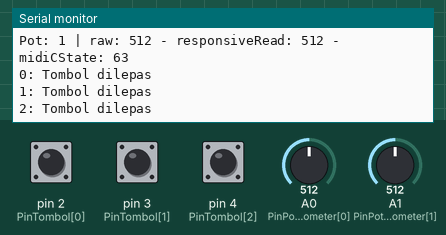
A sketch run on a simulated Arduino Uno, built with avr-gcc and run on an emulated ATmega328P. On the bench: the last lines printed to the serial monitor. Inputs (shaded band) come from the test bench; at power-on: pin 2 (PinTombol[0]) HIGH, A0 (PinPotensiometer[0]) = 512, A1 (PinPotensiometer[1]) = 512, pin 3 (PinTombol[1]) HIGH, pin 4 (PinTombol[2]) HIGH.

Above: at 1.2 s.
1.3 s: pin 2 (PinTombol[0]) pulled LOW for 0.15 s
At 1.43 s:
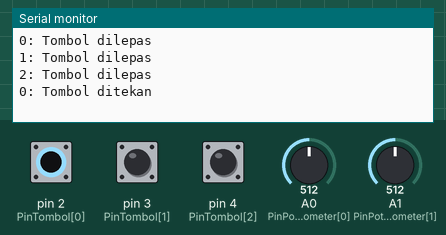
2.9 s: A0 (PinPotensiometer[0]) set to 716
At 4.1 s:
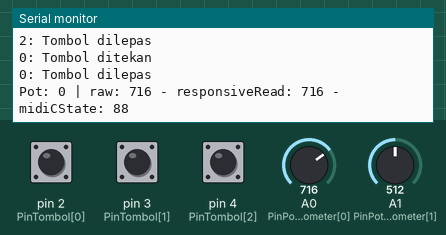
4.4 s: A1 (PinPotensiometer[1]) set to 716
At 5.3 s:
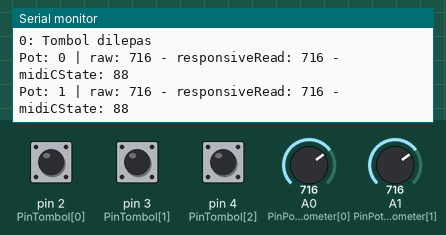
5.9 s: pin 3 (PinTombol[1]) pulled LOW for 0.15 s
At 7.2 s:
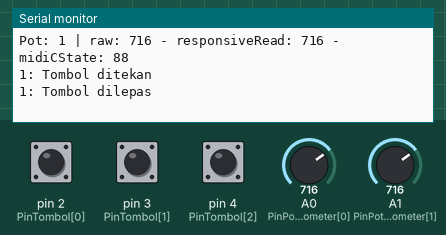
7.5 s: pin 4 (PinTombol[2]) pulled LOW for 0.15 s
At 8.4 s:
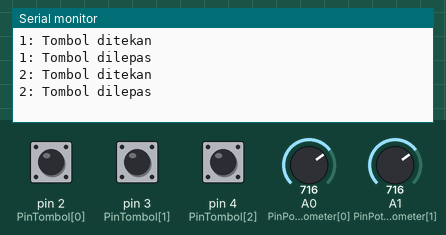
9.1 s: A0 (PinPotensiometer[0]) set to 900
At 10.1 s:
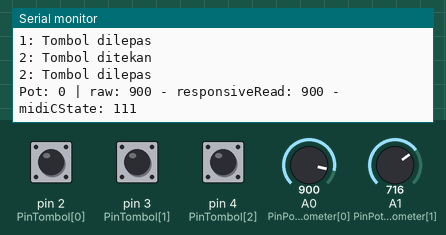
Timing chart, 0 to 11.6 s (numbered marks = the images above; inputs shaded):
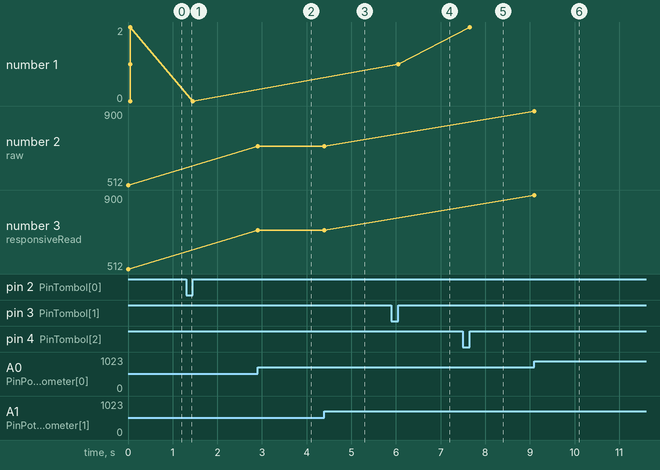

The sketch:

DIY_MIDI_Controller_Atmega328.ino
```cpp
/*
  Based on Sketch built by Gustavo Silveira (aka Music Nerd)
  Modified by kenapagituh
  This code is only for Arduinos that use ATmega328 (like Uno, Mega, Nano, Beetle...)
*/

//=======================================================================================
#define off 1  // on MIDI MODE, off DEBUG MODE

#ifdef on
#include <MIDI.h>
MIDI_CREATE_DEFAULT_INSTANCE();
#endif

#include <ResponsiveAnalogRead.h>

//=======================================================================================
// Tombol dan Potensiometer. Silahkan ubah disini.
const byte JumlahTombol = 3;                                    // Tombolnya ada berapa?
const byte PinTombol[JumlahTombol] = { 2, 3, 4 };               // Tombolnya terhubung ke pin berapa?
const byte JumlahPotensiometer = 2;                             // Potensiometernya ada berapa?
const byte PinPotensiometer[JumlahPotensiometer] = { A0, A1 };  // Potensiometernya terhubung ke pin berapa?

//=======================================================================================
// Function Tombol. Jangan diubah jika tidak perlu.
int buttonCState[JumlahTombol] = {};
int buttonPState[JumlahTombol] = {};
unsigned long lastDebounceTime[JumlahTombol] = { 0 };
unsigned long debounceDelay = 50;

//=======================================================================================
// Function Potensiometer. Jangan diubah jika tidak perlu.
int potCState[JumlahPotensiometer] = { 0 };
int potPState[JumlahPotensiometer] = { 0 };
int potVar = 0;

byte midiCState[JumlahPotensiometer] = { 0 };
byte midiPState[JumlahPotensiometer] = { 0 };

int TIMEOUT = 300;
byte varThreshold = 10;
boolean potMoving = true;
unsigned long PTime[JumlahPotensiometer] = { 0 };
unsigned long timer[JumlahPotensiometer] = { 0 };

int potReading[JumlahPotensiometer] = { 0 };
float snapMultiplier = 0.01;
ResponsiveAnalogRead responsivePot[JumlahPotensiometer] = {};

//=======================================================================================
// MIDI
byte midiCh = 1;
byte note = 36;
byte cc = 1;

//=======================================================================================
// SETUP dan LOOP

void setup() {
  Serial.begin(115200);
  for (int i = 0; i < JumlahTombol; i++) {
    pinMode(PinTombol[i], INPUT_PULLUP);
  }
  for (int i = 0; i < JumlahPotensiometer; i++) {
    responsivePot[i] = ResponsiveAnalogRead(0, true, snapMultiplier);
    responsivePot[i].setAnalogResolution(1023);
  }
}

void loop() {
  tombol();
  potensiometer();
}

//=======================================================================================

// Tombol
void tombol() {
  for (int i = 0; i < JumlahTombol; i++) {
    buttonCState[i] = digitalRead(PinTombol[i]);
    if ((millis() - lastDebounceTime[i]) > debounceDelay) {
      if (buttonPState[i] != buttonCState[i]) {
        lastDebounceTime[i] = millis();
        if (buttonCState[i] == LOW) {
#ifdef on
          MIDI.sendNoteOn(note + i, 127, midiCh);  // note, velocity, channel
#elif off
          Serial.print(i);
          Serial.println(": Tombol ditekan");
#endif
        } else {
#ifdef on
          MIDI.sendNoteOn(note + i, 0, midiCh);  // note, velocity, channel
#elif off
          Serial.print(i);
          Serial.println(": Tombol dilepas");
#endif
        }
        buttonPState[i] = buttonCState[i];
      }
    }
  }
}

//=======================================================================================

// Potensiometer
void potensiometer() {
  for (int i = 0; i < JumlahPotensiometer; i++) {
    potReading[i] = analogRead(PinPotensiometer[i]);
    responsivePot[i].update(potReading[i]);
    potCState[i] = responsivePot[i].getValue();
    midiCState[i] = map(potCState[i], 0, 1023, 0, 127);
    potVar = abs(potCState[i] - potPState[i]);
    if (potVar > varThreshold) {
      PTime[i] = millis();
    }
    timer[i] = millis() - PTime[i];
    if (timer[i] < TIMEOUT) {
      potMoving = true;
    } else {
      potMoving = false;
    }
    if (potMoving == true) {
      if (midiPState[i] != midiCState[i]) {
#ifdef on
        MIDI.sendControlChange(cc + i, midiCState[i], midiCh);
#elif off
        Serial.print("Pot: ");
        Serial.print(i);
        Serial.print(" | ");
        Serial.print("raw: ");
        Serial.print(potReading[i]);
        Serial.print(" - responsiveRead: ");
        Serial.print(potCState[i]);
        Serial.print(" - midiCState: ");
        Serial.println(midiCState[i]);
#endif
        potPState[i] = potCState[i];
        midiPState[i] = midiCState[i];
      }
    }
  }
}
```

Measured:
- after the input at 1.3 s, the serial monitor: prints a new line at once (image 1)
- after the input at 2.9 s, the serial monitor: prints a new line at once (image 2)
- after the input at 4.4 s, the serial monitor: prints a new line at once (image 3)
- after the input at 5.9 s, the serial monitor: prints a new line at once (image 4)
- after the input at 7.5 s, the serial monitor: prints a new line at once (image 5)
- after the input at 9.1 s, the serial monitor: prints a new line at once (image 6)
- plotted number 1: 1 → 2 after the input at 7.5 s
- plotted number 2: 512 → 716 after the input at 2.9 s, 716 → 900 after the input at 9.1 s
